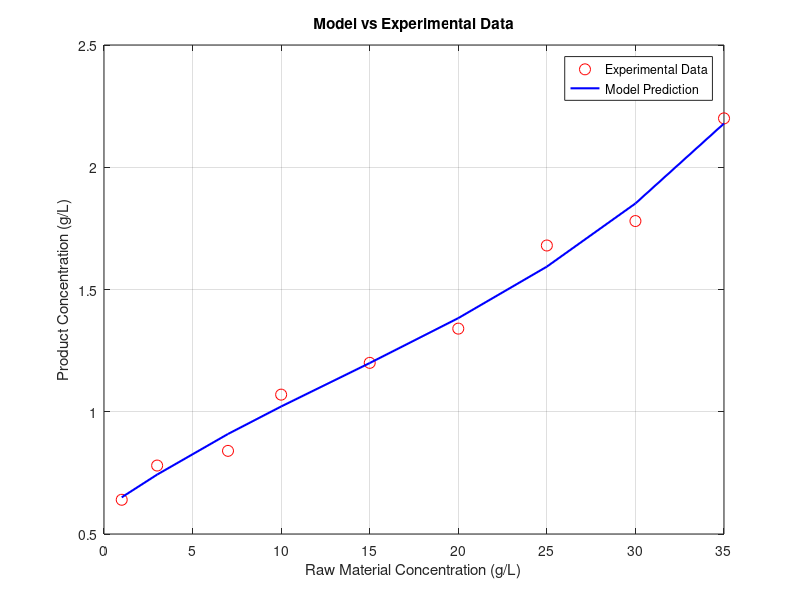

The MATLAB script that drew this image:
% MATLAB Code to Determine Slope, Intercept, and Validate Model

% Data
raw_material_concentration = [1, 3, 7, 10, 15, 20, 25, 30, 35]; % g/L
product_concentration = [0.64, 0.78, 0.84, 1.07, 1.2, 1.34, 1.68, 1.78, 2.2]; % g/L

% Perform linear regression to determine slope and intercept
coeffs = polyfit(raw_material_concentration, product_concentration, 3); % Linear fit
disp(coeffs);
slope = coeffs(1);
intercept = coeffs(2);

% Generate model predictions
simulated_concentration = polyval(coeffs, raw_material_concentration);

% Calculate Theil's Inequality Coefficient (TIC)
N = length(product_concentration);
numerator = sum(sqrt((simulated_concentration - product_concentration).^2));
denominator = sum(sqrt(simulated_concentration.^2) + sqrt(product_concentration.^2));
TIC = numerator / denominator;

% Display results
fprintf('Slope: %.4f\n', slope);
fprintf('Intercept: %.4f\n', intercept);
fprintf("Theil's Inequality Coefficient (TIC): %.4f\n", TIC);

% Plot experimental data vs simulated model
figure;
plot(raw_material_concentration, product_concentration, 'ro', 'MarkerSize', 8, 'DisplayName', 'Experimental Data');
hold on;
plot(raw_material_concentration, simulated_concentration, 'b-', 'LineWidth', 1.5, 'DisplayName', 'Model Prediction');
hold off;
grid on;
xlabel('Raw Material Concentration (g/L)');
ylabel('Product Concentration (g/L)');
title('Model vs Experimental Data');
legend('Location', 'Best');

